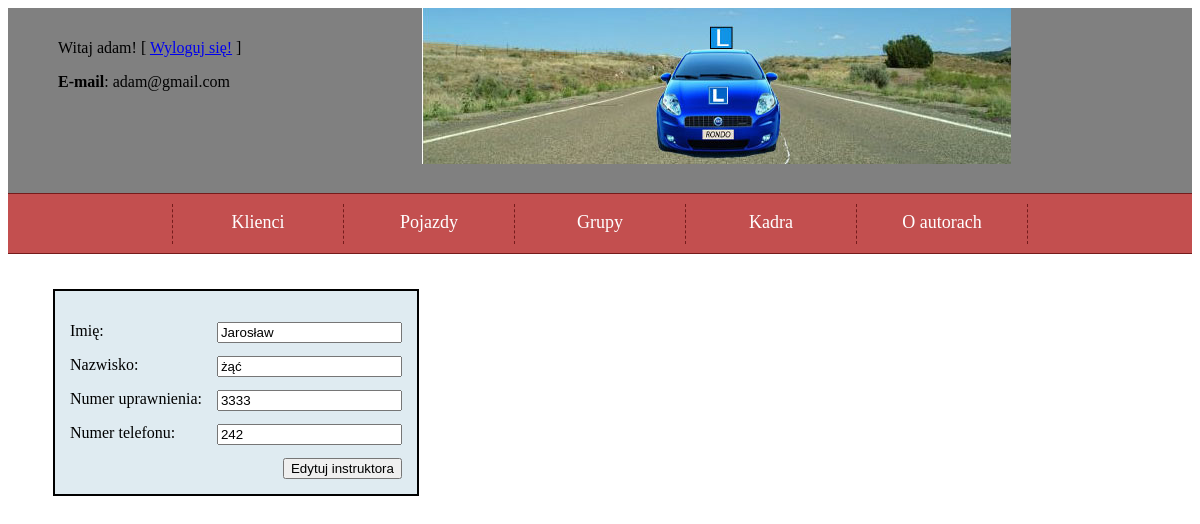
Screenshot of /edytuj_instruktorzy.php?id=11 (signed in) with the database file from the repository.
### tables this page shows
CREATE TABLE IF NOT EXISTS `instruktorzy` (
`idINSTRUKTORZY` int(11) NOT NULL,
  `imie` varchar(45) DEFAULT NULL,
  `nazwisko` varchar(45) DEFAULT NULL,
  `numer_uprawnienia` int(11) DEFAULT NULL,
  `nr_telefonu` int(11) DEFAULT NULL
);

### edytuj_instruktorzy.php (the view, shortened to what this page needs)
<!DOCTYPE html>
<html lang="pl">
<head>
<link href="styl.css" rel="stylesheet"/>
</head>
<body>
<header>
<div id="logowanie">
<?php
if ((isset($_SESSION['zalogowany'])) && ($_SESSION['zalogowany']==true))
{
	echo "<p>Witaj ".$_SESSION['user'].'! [ <a href="logout.php">Wyloguj się!</a> ]</p>';
	echo "<p><b>E-mail</b>: ".$_SESSION['email'];
}
?>
</div>
<img src="img/logo.jpg" alt="logo"/>
</header>
<main role="main">
<nav>
<ol>
<li><a href="?page=klienci">Klienci</a>
</li>
<li><a href="?page=pojazdy">Pojazdy</a>
</li>
<li><a href="?page=grupy">Grupy</a>
</li>
<li><a href="#">Kadra</a>
</li>
<li><a href="#">O autorach</a></li>
</ol>
</nav>
<section>
<article>
<?php
include('connect.php');
$polaczenie = new mysqli($host, $db_user, $db_password, $db_name);
$polaczenie->query("SET CHARSET utf8");
$polaczenie->query ("SET NAMES `utf8` COLLATE `utf8_polish_ci`");
if(isset($_GET['id']))
{
	$id=$_GET['id'];
	$q="select * from instruktorzy where idINSTRUKTORZY='$id'";
	$zapytanie=mysqli_query($polaczenie, $q) or die(mysqli_error());
	$query2= mysqli_fetch_array($zapytanie);
	?>
		<form action="<?php $_PHP_SELF ?>" method="post">
		<p>
		<label for="firstName">Imię:</label>
		<input type="text" name="firstname" id="firstName"
		value="<?php echo $query2['1']; ?>" />
		</p>
		<p>
		<label for="lastName">Nazwisko:</label>
		<input type="text" name="lastname" id="lastName"
		value="<?php echo $query2['2']; ?>" />
		</p>
		<p>
		<label for="nr_upr">Numer uprawnienia:</label>
		<input type="text" name="nr_upr" id="nr_upr"
		value="<?php echo $query2['3']; ?>" />
		</p>
		<p>
		<label for="nr_telefonu">Numer telefonu:</label>
		<input type="text" name="tel_ins" id="nr_telefonu"
		value="<?php echo $query2['4']; ?>" />
		</p>
		<input type="submit" name="submit" value="Edytuj instruktora">
		</form>
		<?php
}
?>
</article>
</section>
</main>
</body>
</html>

### styl.css (style rules this page uses)
form { max-width: 600px; background-color: #DFEBF1; margin: 20px; border: 2px solid black; float: left; padding: 15px; }
input { float: right; margin-left:15px; }
#logowanie { float:left; margin-left:50px; margin-top:15px; }
body>header { background-color: grey; height:185px; }
header >img { display: block; margin:auto; }
nav { width: 100%; padding: 10px 0; background-color: #c34f4f; text-align: center; border-top: 1px solid #751b1b; border-bottom: 1px solid #751b1b; }
ol { padding: 0; margin: 0; list-style-type: none; font-size: 18px; height: 35px; line-height: 200%; display: inline-block; }
ol a { color: #ffffff; text-decoration: none; display: block; }
ol > li { float: left; width: 170px; height: 40px; border-right: 1px dashed #751b1b; }
ol > li:first-child { border-left: 1px dashed #751b1b; }
article { padding: 15px 25px; }

### rows the page displays
instruktorzy: firstname "Jarosław", lastname "żąć", nr_upr "3333", tel_ins "242"

### other values shown
$_SESSION['user'] "adam"
$_SESSION['email'] "adam@gmail.com"
